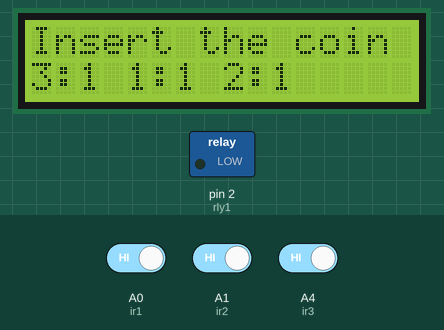
Recording of a sketch running on a simulated Arduino Uno, built with avr-gcc and run on an emulated ATmega328P. Parts: 16×2 character LCD, switched loads named in the sketch (green lamp = pin HIGH). The inputs (shaded band) are chosen by the test bench; at power-on: A0 (ir1) HIGH, A1 (ir2) HIGH, A4 (ir3) HIGH.

Above: at 1.2 s.
1.3 s: A0 (ir1) driven LOW
At 1.9 s:
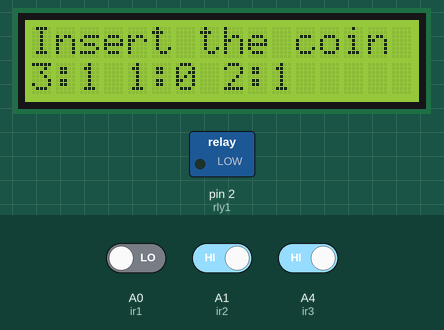
At 2.8 s:
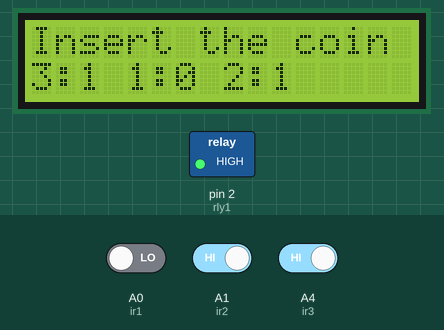
Timing chart, 0 to 4.3 s (numbered marks = the images above; inputs shaded):
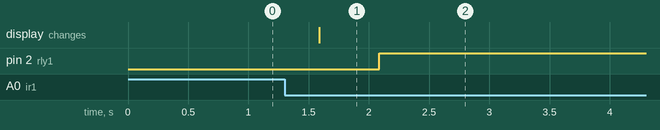

The sketch:

vit_coin_based_mobile_charging_march_24.ino
```cpp
#include <LiquidCrystal.h>

const int rs = 8, en = 9, d4 = 10, d5 = 11, d6 = 12, d7 = 13;
LiquidCrystal lcd(rs, en, d4, d5, d6, d7);
int ir1 = A0;
int ir2 = A1;
int ir3 = A4;
int rly1 = 2;
boolean charging = false;

void setup() {
  lcd.begin(16, 2);
  pinMode(rly1, OUTPUT);
  digitalWrite(rly1, LOW); // Ensure relay is initially off
}

// Function to convert any time duration to milliseconds
unsigned long convertToMilliseconds(int time, char unit) {
  switch(unit) {
    case 's': // seconds
      return time * 1000UL;
    case 'm': // minutes
      return time * 60UL * 1000UL;
    case 'h': // hours
      return time * 3600UL * 1000UL;
    default:
      return 0; // Invalid unit
  }
}

void loop() {
  int ob1 = digitalRead(ir1);
  int ob2 = digitalRead(ir2);
  int ob3 = digitalRead(ir3);

  lcd.clear();
  lcd.setCursor(0, 0);
  lcd.print("Insert the coin");
  lcd.setCursor(4, 1);
  lcd.print("1:");
  lcd.print(ob1);
  lcd.setCursor(8, 1);
  lcd.print("2:");
  lcd.print(ob2);
  lcd.setCursor(0, 2);
  lcd.print("3:");
  lcd.print(ob3);

  delay(500);

  if (!charging && (ob1 == LOW || ob2 == LOW || ob3 == LOW)) {
    charging = true;
    digitalWrite(rly1, HIGH); // Start charging

    // Set your desired charging duration here
    unsigned long charging_duration = convertToMilliseconds(3, 'm'); // 3 minutes

    delay(charging_duration); // Charging duration

    // Check sensor readings after charging
    int afterCharge_ob1 = digitalRead(ir1);
    int afterCharge_ob2 = digitalRead(ir2);
    int afterCharge_ob3 = digitalRead(ir3);

    if (afterCharge_ob1 == LOW || afterCharge_ob2 == LOW || afterCharge_ob3 == LOW) {
      // Coin still present, continue charging
      digitalWrite(rly1, LOW);
    } else {
      // Coin not present, stop charging
      charging = false;
      digitalWrite(rly1, LOW);
    }
  }
}
```

Measured:
- after the input at 1.3 s, pin 2 (rly1): LOW → HIGH after 0.79 s; the display: changes after 0.29 s (image 1)
